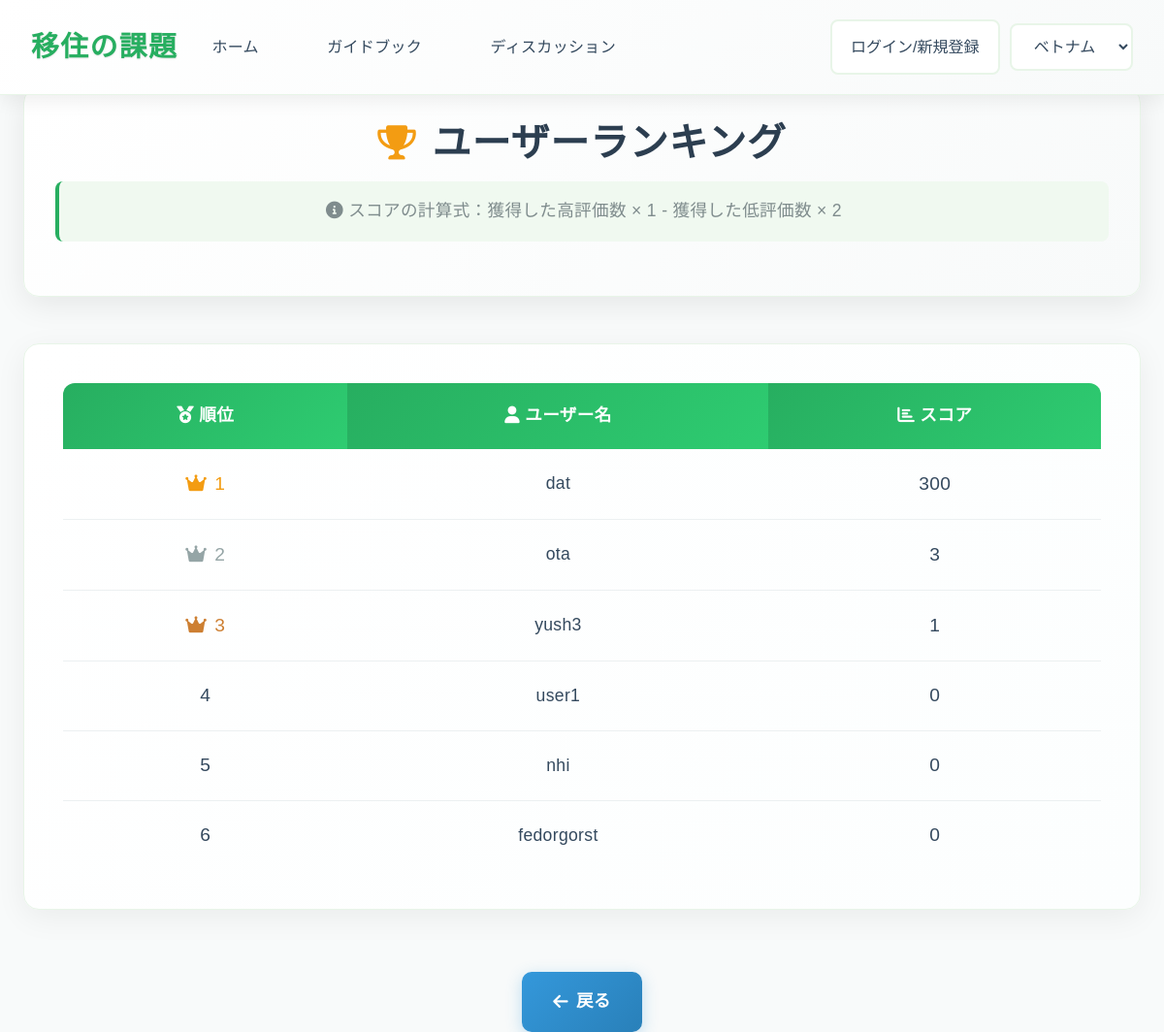
The page /discussions/ranking/ on the database as committed earlier.
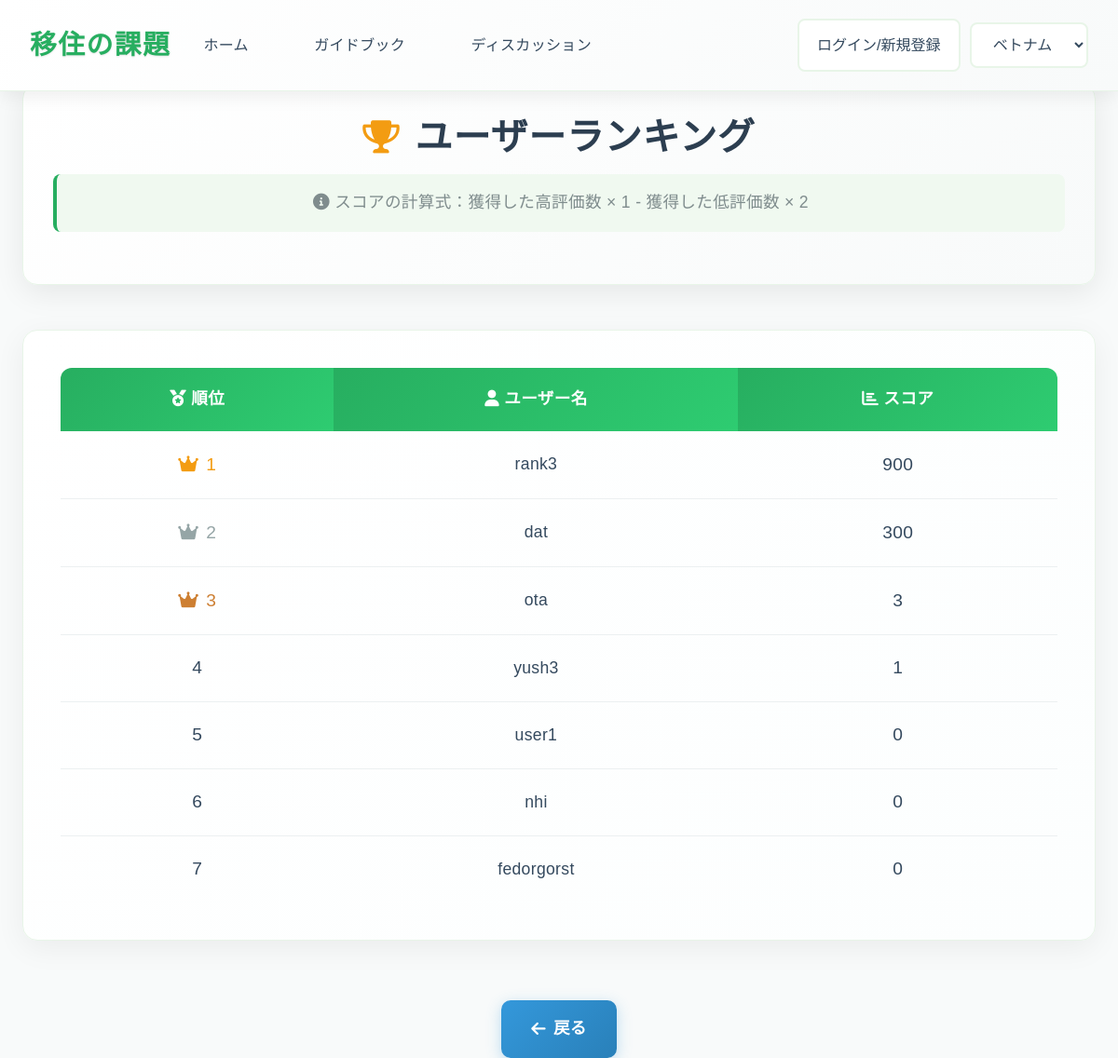
The same page on the database as committed later.
### app1/models.py (models this page shows, shortened)
class UserName(models.Model):
    id=models.UUIDField(primary_key=True,default=uuid.uuid4,editable=False)
    user_name=models.CharField(max_length=50,verbose_name="ユーザ名")
    password=models.CharField(max_length=50,null=True,blank=True,verbose_name="パスワード")
    score=models.IntegerField(default=0,verbose_name="スコア")

### app1/views.py (the view)
class RankingView(View):
    def get(self,request):
        users = UserName.objects.all().order_by('-score')
        return render(request,"app1/ranking.html",{"users":users})

### templates/app1/ranking.html (shortened to what this page needs)
<!DOCTYPE html>
<html lang="ja">
<head>
    <link rel="stylesheet" href="https://cdnjs.cloudflare.com/ajax/libs/font-awesome/6.0.0-beta3/css/all.min.css">
    <link rel="stylesheet" href="https://cdn.jsdelivr.net/npm/bootstrap@4.1.3/dist/css/bootstrap.min.css">
    {% load static %}
    <link rel="stylesheet" href="{% static 'app1/css/ranking_style.css' %}">
</head>
<body>
    <header class="navbar">
        <div class="navbar-brand">移住の課題</div>
        <nav class="navbar-menu">
            <a href="{% url 'app1:index' %}" class="nav-item active" style="text-decoration: none;">ホーム</a>
            <a href="{% url 'app1:general' %}" class="nav-item" style="text-decoration: none;">ガイドブック</a>
            <a href="{% url 'app1:discussions' %}" class="nav-item" style="text-decoration: none;">ディスカッション</a>
        </nav>
        {% if request.user.is_authenticated %}
        <form action="{% url 'accounts:logout' %}" method="post" style="margin: 0 0 0 auto; margin-right: 10px;">
            {% csrf_token %}
            <button type="submit" id="country-select" class="country-select" style="background-color: white;">{{request.user}}からログアウト</button>
        </form>
        {% else %}
        <button onclick="location.href='/login'" id="country-select" class="country-select" style="margin: 0 0 0 auto; margin-right: 10px; background-color: white;" >ログイン/新規登録</button>
        {% endif %}
        <div class="navbar-actions">
            <select id="country-select" class="country-select">
                <option value="ベトナム">ベトナム</option>
            </select>
        </div>
    </header>
    <main class="container">
        <div class="ranking-header">
            <h1>
                <i class="fas fa-trophy"></i>
                ユーザーランキング
            </h1>
            <div class="ranking-description">
                <i class="fas fa-info-circle"></i>
                スコアの計算式：獲得した高評価数 × 1 - 獲得した低評価数 × 2
            </div>
        </div>
        <div class="ranking-table-container">
            <table class="ranking-table">
                <thead>
                    <tr>
                        <th scope="col"><i class="fas fa-medal"></i> 順位</th>
                        <th scope="col"><i class="fas fa-user"></i> ユーザー名</th>
                        <th scope="col"><i class="fas fa-chart-bar"></i> スコア</th>
                    </tr>
                </thead>
                <tbody>
                    {% for user in users %}
                    <tr>
                        <td class="rank-position {% if forloop.counter == 1 %}first{% elif forloop.counter == 2 %}second{% elif forloop.counter == 3 %}third{% endif %}">{{forloop.counter}}</td>
                        <td class="user-name">{{user.user_name}}</td>
                        <td class="user-score {% if user.score > 0 %}positive-score{% elif user.score < 0 %}negative-score{% else %}zero-score{% endif %}">{{user.score}}</td>
                    </tr>
                    {% endfor %}
                </tbody>
            </table>
        </div>
        <div class="back-button-container">
            <button onclick="location.href='/discussions'" class="back-button">
                <i class="fas fa-arrow-left"></i>
                戻る
            </button>
        </div>
    </main>
</body>
</html>

### app1/static/app1/css/ranking_style.css (style rules this page uses)
body { font-family: 'Noto Sans JP', 'Hiragino Kaku Gothic ProN', 'Hiragino Sans', Meiryo, sans-serif; margin: 0; padding: 0; background-color: #f8fafa; color: #2c3e50; line-height: 1.7; font-size: 16px; letter-spacing: 0.02em; }
.container { padding-top: 90px; padding-left: 1.5rem; padding-right: 1.5rem; max-width: 1400px; margin: 0 auto; }
.navbar { display: flex; justify-content: space-between; align-items: center; background: linear-gradient(135deg, #ffffff 0%, #f8fafa 100%); padding: 1.2rem 2rem; box-shadow: 0 4px 20px rgba(0, 0, 0, 0.08); position: fixed; width: 100%; top: 0; left: 0; z-index: 1000; border-bottom: 1px solid #e8f5e8; }
.navbar-brand { font-weight: 700; font-size: 1.8rem; color: #27ae60; letter-spacing: 0.05em; text-shadow: 0 1px 2px rgba(0, 0, 0, 0.1); }
.navbar-menu { display: flex; gap: 2rem; }
.nav-item { text-decoration: none; color: #34495e; font-weight: 500; padding: 0.8rem 1.2rem; border-radius: 8px; transition: all 0.3s ease; letter-spacing: 0.02em; }
.navbar-actions { display: flex; align-items: center; gap: 1rem; }
.country-select { padding: 0.8rem 1.2rem; border-radius: 8px; border: 2px solid #e8f5e8; font-size: 1rem; background-color: #ffffff; color: #34495e; transition: all 0.3s ease; font-weight: 500; }
.ranking-header { text-align: center; margin-bottom: 3rem; padding: 2rem; background: linear-gradient(135deg, #ffffff 0%, #f8fafa 100%); border-radius: 16px; box-shadow: 0 8px 32px rgba(0, 0, 0, 0.08); border: 1px solid #e8f5e8; }
.ranking-header h1 { font-size: 2.5rem; color: #2c3e50; font-weight: 700; margin-bottom: 1rem; letter-spacing: 0.02em; display: flex; align-items: center; justify-content: center; gap: 1rem; }
.ranking-header h1 i { color: #f39c12; font-size: 2.2rem; }
.ranking-description { font-size: 1.1rem; color: #7f8c8d; margin-bottom: 1.5rem; padding: 1rem 2rem; background-color: #f0f9f0; border-radius: 8px; border-left: 4px solid #27ae60; }
.ranking-table-container { background: linear-gradient(135deg, #ffffff 0%, #fcfefe 100%); border-radius: 16px; padding: 2.5rem; box-shadow: 0 8px 32px rgba(0, 0, 0, 0.06); border: 1px solid #e8f5e8; margin-bottom: 2rem; }
.ranking-table { width: 100%; border-collapse: collapse; font-size: 1rem; }
.ranking-table thead th { background: linear-gradient(135deg, #27ae60 0%, #2ecc71 100%); color: white; padding: 1.2rem 1.5rem; text-align: center; font-weight: 600; font-size: 1.1rem; letter-spacing: 0.02em; border: none; }
.ranking-table thead th:first-child { border-top-left-radius: 12px; }
.ranking-table thead th:last-child { border-top-right-radius: 12px; }
.ranking-table tbody tr { transition: all 0.3s ease; border-bottom: 1px solid #ecf0f1; }
.ranking-table tbody tr:last-child { border-bottom: none; }
.ranking-table td { padding: 1.2rem 1.5rem; text-align: center; color: #34495e; font-weight: 500; border: none; }
.rank-position { font-weight: 700; font-size: 1.2rem; position: relative; }
.rank-position.first { color: #f39c12; }
.rank-position.second { color: #95a5a6; }
.rank-position.third { color: #cd7f32; }
.rank-position.first::before { content: "\f521"; font-family: "Font Awesome 6 Free"; font-weight: 900; margin-right: 0.5rem; color: #f39c12; }
.rank-position.second::before { content: "\f521"; font-family: "Font Awesome 6 Free"; font-weight: 900; margin-right: 0.5rem; color: #95a5a6; }
.rank-position.third::before { content: "\f521"; font-family: "Font Awesome 6 Free"; font-weight: 900; margin-right: 0.5rem; color: #cd7f32; }
.user-name { font-weight: 600; font-size: 1.1rem; color: #2c3e50; }
.user-score { font-weight: 700; font-size: 1.2rem; color: #27ae60; }
.positive-score { color: #27ae60; }
.zero-score { color: #7f8c8d; }
.back-button { display: inline-flex; align-items: center; background: linear-gradient(135deg, #3498db 0%, #2980b9 100%); color: #fff; padding: 1rem 2rem; border-radius: 10px; text-decoration: none; font-weight: 600; font-size: 1.1rem; letter-spacing: 0.02em; transition: all 0.3s ease; box-shadow: 0 4px 16px rgba(52, 152, 219, 0.3); border: none; cursor: pointer; margin-top: 2rem; }
.back-button i { margin-right: 0.5rem; }
.back-button-container { text-align: center; }

Rows that differ between the two databases and show on the page:
added UserName: user_name "rank3", score "900"
